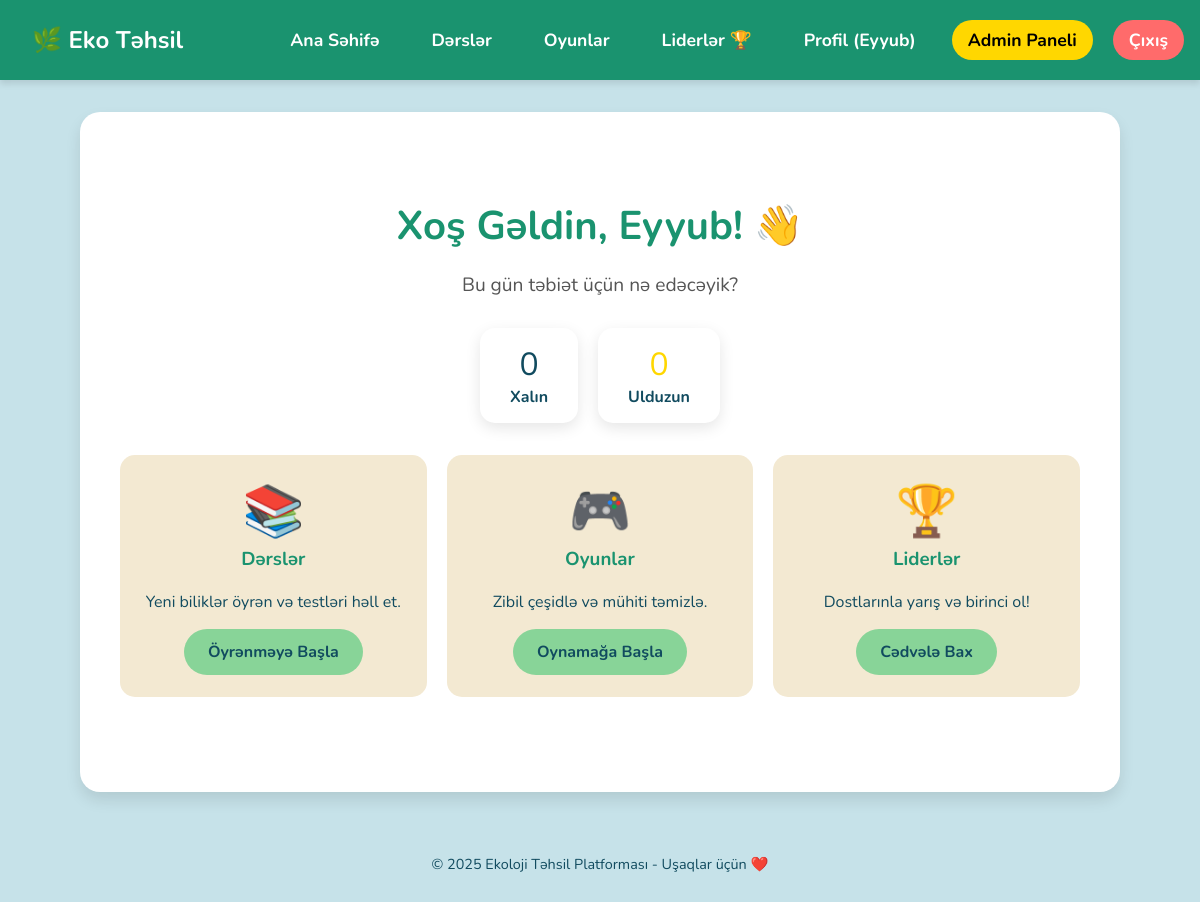
Screenshot of / (signed in) with the database file from the repository.
### models.py (models this page shows, shortened)
class User(UserMixin, db.Model):
    id = db.Column(db.Integer, primary_key=True)
    username = db.Column(db.String(80), unique=True, nullable=False)
    lastname = db.Column(db.String(80))
    school = db.Column(db.String(120))
    grade = db.Column(db.String(10)) # e.g. "5A"
    age = db.Column(db.Integer)
    password_hash = db.Column(db.String(128))
    role = db.Column(db.String(20), default='student') # student, admin
    score = db.Column(db.Integer, default=0)
    is_approved = db.Column(db.Boolean, default=False) # New approval field
    @property
    def stars(self):
        return self.score // 50
    progress = db.relationship('UserProgress', backref='user', lazy=True)
    badges = db.relationship('UserBadge', backref='user', lazy=True)

### app.py (the view)
@app.route('/')
def index():
    return render_template('index.html')

### app.py (called while the page is built)
@login_manager.user_loader
def load_user(user_id):
    return User.query.get(int(user_id))

### templates/index.html (shortened to what this page needs)
{% extends 'base.html' %}
{% block content %}
{% if current_user.is_authenticated %}
<div style="text-align: center; padding: 40px 20px;">
    <h1 style="color: var(--dark-green); font-size: 2.5rem; margin-bottom: 10px;">Xoş Gəldin, {{ current_user.username
        }}! 👋</h1>
    <p style="font-size: 1.2rem; color: #555;">Bu gün təbiət üçün nə edəcəyik?</p>
    <div style="display: flex; justify-content: center; gap: 20px; margin: 30px 0;">
        <div
            style="background: white; padding: 15px 30px; border-radius: 15px; box-shadow: 0 5px 15px rgba(0,0,0,0.1);">
            <span style="font-size: 2rem; color: var(--ocean-blue);">{{ current_user.score }}</span>
            <p style="margin: 0; font-weight: bold;">Xalın</p>
        </div>
        <div
            style="background: white; padding: 15px 30px; border-radius: 15px; box-shadow: 0 5px 15px rgba(0,0,0,0.1);">
            <span style="font-size: 2rem; color: gold;">{{ current_user.stars }}</span>
            <p style="margin: 0; font-weight: bold;">Ulduzun</p>
        </div>
    </div>
    <div class="card-grid">
        <div class="card">
            <div style="font-size: 50px;">📚</div>
            <h3>Dərslər</h3>
            <p>Yeni biliklər öyrən və testləri həll et.</p>
            <a href="{{ url_for('lessons') }}" class="btn">Öyrənməyə Başla</a>
        </div>
        <div class="card">
            <div style="font-size: 50px;">🎮</div>
            <h3>Oyunlar</h3>
            <p>Zibil çeşidlə və mühiti təmizlə.</p>
            <a href="{{ url_for('games') }}" class="btn">Oynamağa Başla</a>
        </div>
        <div class="card">
            <div style="font-size: 50px;">🏆</div>
            <h3>Liderlər</h3>
            <p>Dostlarınla yarış və birinci ol!</p>
            <a href="{{ url_for('leaderboard') }}" class="btn">Cədvələ Bax</a>
        </div>
    </div>
</div>
{% endif %}
{% endblock %}

### templates/base.html (shortened to what this page needs)
<!DOCTYPE html>
<html lang="az">
<head>
    <link rel="stylesheet" href="{{ url_for('static', filename='css/style.css') }}">
</head>
<body>
    <nav>
        <a href="{{ url_for('index') }}" class="logo">🌿 Eko Təhsil</a>
        <ul class="nav-links" id="nav-links">
            <li><a href="{{ url_for('index') }}">Ana Səhifə</a></li>
            <li><a href="{{ url_for('lessons') }}">Dərslər</a></li>
            <li><a href="{{ url_for('games') }}">Oyunlar</a></li>
            <li><a href="{{ url_for('leaderboard') }}">Liderlər 🏆</a></li>
            {% if current_user.is_authenticated %}
            <li><a href="{{ url_for('profile') }}">Profil ({{ current_user.username }})</a></li>
            {% if current_user.role == 'admin' %}
            <li><a href="{{ url_for('admin_dashboard') }}" style="background-color: gold; color: black;">Admin
                    Paneli</a></li>
            {% endif %}
            <li><a href="{{ url_for('logout') }}" style="background-color: var(--alert-red);">Çıxış</a></li>
            {% else %}
            <li><a href="{{ url_for('login') }}" style="background-color: white; color: var(--ocean-blue);">Giriş</a>
            </li>
            {% endif %}
        </ul>
    </nav>
    <div class="container">
        {% block content %}
        {% endblock %}
    </div>
    <footer>
        <p>&copy; 2025 Ekoloji Təhsil Platforması - Uşaqlar üçün ❤️</p>
    </footer>
</body>
</html>

### static/css/style.css (style rules this page uses)
:root { --primary-green: #88D498; --dark-green: #1A936F; --sky-blue: #C6E2E9; --ocean-blue: #114B5F; --sunny-yellow: #F3E9D2; --alert-red: #FF6B6B; --font-main: 'Nunito', 'Segoe UI', 'Helvetica Neue', sans-serif; }
body { background-color: var(--sky-blue); font-family: var(--font-main); color: var(--ocean-blue); margin: 0; padding: 0; }
nav { background-color: var(--dark-green); padding: 1rem; display: flex; justify-content: space-between; align-items: center; box-shadow: 0 4px 6px rgba(0, 0, 0, 0.1); }
nav .logo { font-size: 1.5rem; font-weight: bold; color: white; text-decoration: none; }
nav ul { list-style: none; display: flex; gap: 20px; margin: 0; padding: 0; }
nav a { color: white; text-decoration: none; font-size: 1.1rem; font-weight: bold; padding: 8px 16px; border-radius: 20px; transition: background 0.3s; }
.container { max-width: 1000px; margin: 2rem auto; padding: 20px; background-color: white; border-radius: 20px; box-shadow: 0 8px 15px rgba(0, 0, 0, 0.1); min-height: 80vh; }
h1, h2, h3 { text-align: center; color: var(--dark-green); }
.btn { display: inline-block; padding: 12px 24px; background-color: var(--primary-green); color: var(--ocean-blue); text-decoration: none; font-weight: bold; border-radius: 25px; border: none; cursor: pointer; transition: transform 0.2s, box-shadow 0.2s; }
.card-grid { display: grid; grid-template-columns: repeat(auto-fit, minmax(280px, 1fr)); gap: 20px; margin-top: 2rem; }
.card { background: var(--sunny-yellow); padding: 20px; border-radius: 15px; text-align: center; border: 2px solid transparent; transition: border-color 0.3s; }
.card h3 { margin-top: 0; }
footer { text-align: center; padding: 1rem; color: var(--ocean-blue); font-size: 0.9rem; }

### rows the page displays
User: username "Eyyub", score "0", stars "0"
